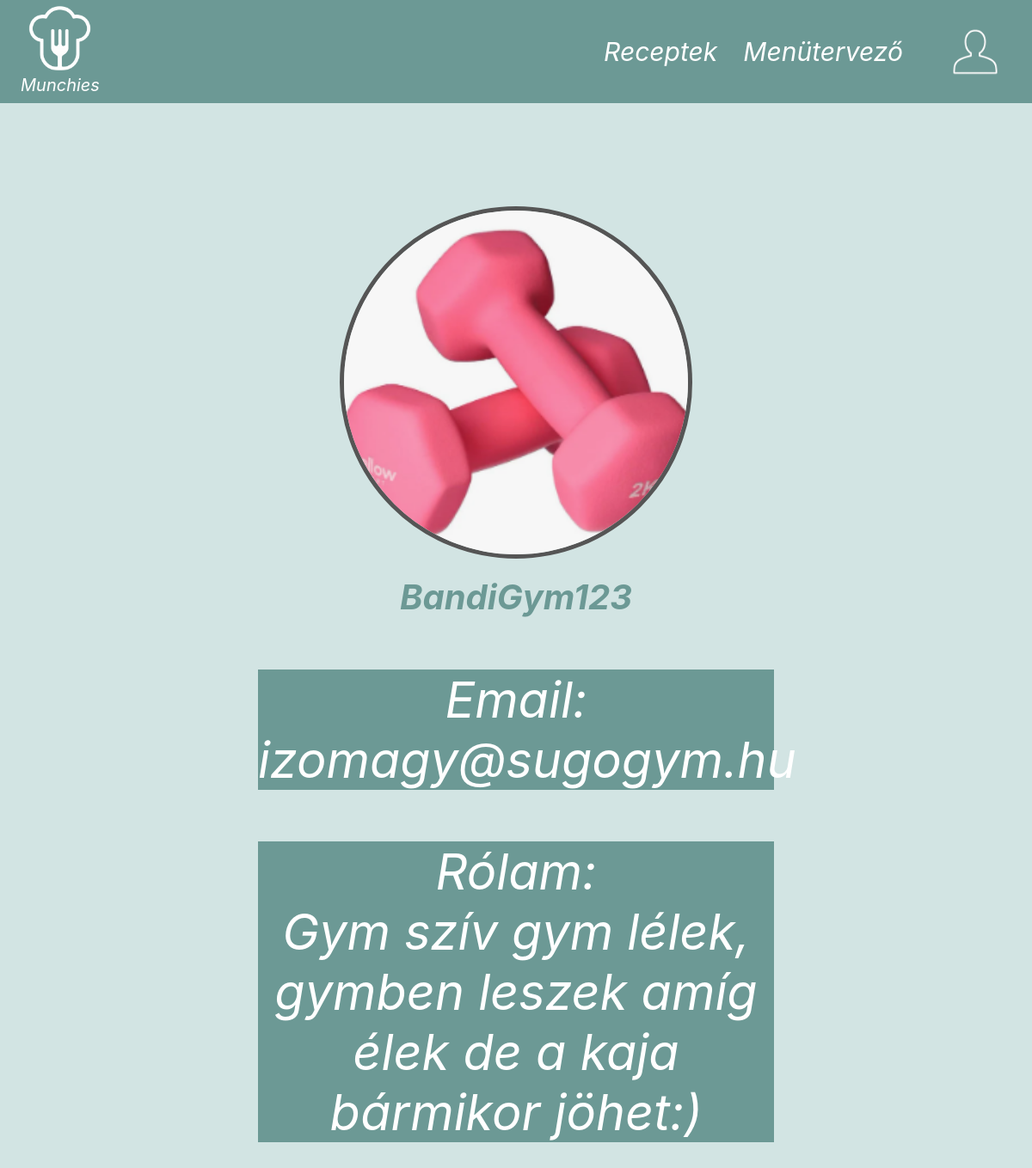
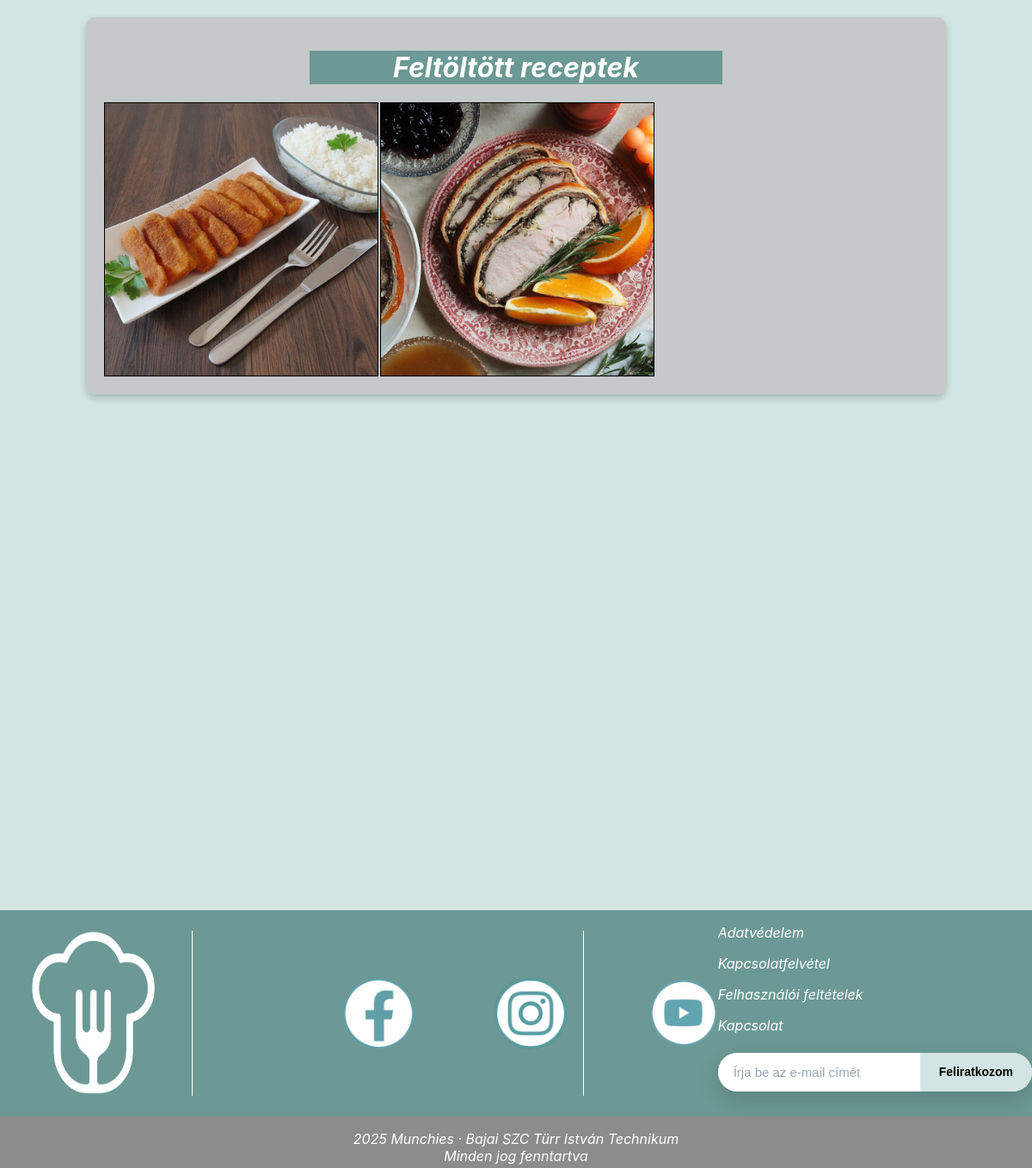
The page /masFelhasznalo/masFelhasznalo.php?id=5 on the database its author committed (2 pictures, top to bottom).
### tables this page shows
CREATE TABLE `users` (
  `id` int(11) NOT NULL,
  `username` varchar(255) NOT NULL,
  `email` varchar(255) NOT NULL,
  `password` varchar(255) NOT NULL,
  `display` varchar(50) NOT NULL,
  `profile_image_url` varchar(255) NOT NULL,
  `about_me` varchar(255) NOT NULL
);

CREATE TABLE `recipes` (
  `id` int(11) NOT NULL,
  `title` varchar(200) NOT NULL,
  `description` text DEFAULT NULL,
  `image_url` text DEFAULT NULL,
  `base_servings` int(11) NOT NULL DEFAULT 1,
  `created_at` timestamp NOT NULL DEFAULT current_timestamp(),
  `created_by` int(11) DEFAULT NULL,
  `time_minutes` int(11) DEFAULT NULL,
  `cost` varchar(50) DEFAULT NULL,
  `difficulty` varchar(50) DEFAULT NULL
);

### masFelhasznalo/masFelhasznalo.php (the view, shortened to what this page needs)
<?php
require_once "../database.php";
$userId = (int)($_GET["id"] ?? 0);
$sql = "SELECT username, email, profile_image_url, display, about_me FROM users WHERE id = ?";
$stmt = $conn->prepare($sql);
$stmt->bind_param("i", $userId);
$stmt->execute();
$result = $stmt->get_result();
$user = $result->fetch_assoc();
$stmt = mysqli_prepare($conn, "
    SELECT id, title, image_url
    FROM recipes
    WHERE created_by = ?
    ORDER BY created_at DESC
");
mysqli_stmt_bind_param($stmt, "i", $userId);
mysqli_stmt_execute($stmt);
$userRecipes = mysqli_stmt_get_result($stmt);
?>
<!DOCTYPE html>
<html lang="hu">
<head>
    <link rel="stylesheet" href="../header/header.css">
    <link rel="stylesheet" href="masFelhasznalo.css">
    <link rel="stylesheet" href="../footer/footer.css">
</head>
<body>
        <div class="profil_kep">
            <img src="<?= htmlspecialchars(!empty($user["profile_image_url"]) ? $user["profile_image_url"] : '../imgs/profil_kep-removebg-preview.png') ?>" alt="Profilkép" class="profile-picture">
            <h1><?= htmlspecialchars($user["display"] ?? $user["username"]) ?></h1>
            <p>Email:</p>
            <p id="masProfilEmail"><?= htmlspecialchars($user["email"]) ?></p>
            <p>Rólam:</p>
            <p id="masProfilRolam"><?= htmlspecialchars($user["about_me"] ?? "Nincs megadva.") ?></p>
        </div>
        <div class="receptek">
            <h2>Feltöltött receptek</h2>
            <?php if (mysqli_num_rows($userRecipes) > 0): ?>
                    <?php while ($row = mysqli_fetch_assoc($userRecipes)): ?>
                        <div class="img-wrapper">
                            <a class="kepLink" href="../recept_sema/recept.php?id=<?= (int)$row["id"] ?>">
                                <img class="kep" src="../imgs/<?= htmlspecialchars($row["image_url"]) ?>" alt="">
                            </a>
                        </div>
                    <?php endwhile; ?>
            <?php else: ?>
                <p id="nincsRecept">A felhasználónak még nincs feltöltött receptje.</p>
            <?php endif; ?>
        </div>
</body>
</html>

### header/header.css (style rules this page uses)
nav { height: 120px; background-color: #6C9995; display: flex; align-items: center; justify-content: space-between; color: white; font-style: italic; }
#bal_oldal_nav { margin-left: 2%; height: 90%; text-align: center; font-size: 20px; }
#jobb_oldal_nav { height: 90%; gap: 30px; display: flex; align-items: center; margin-right: 1%; }
#main_logo { height: 70%; }
nav p { margin: 0px; }
.nav_elem { font-size: 30px; height: min-content; justify-self: center; }
a { height: 100%; }
#icon { height: 100%; }
a { color: white; text-decoration: none; }

### masFelhasznalo/masFelhasznalo.css (style rules this page uses)
html { background-color: #D2E4E3; color: white; font-family: "Inter"; }
body { margin: 0; display: grid; grid-template-rows: auto 1fr auto; font-family: "Inter"; font-style: italic; background-image: url("../imgs/receptek_bg.jpg"); background-size: cover; background-repeat: no-repeat; }
.profil_kep img { width: 400px; height: 400px; border-radius: 50%; object-fit: cover; display: block; flex-shrink: 0; margin: auto; margin-top: 10%; border: #555 solid 5px; }
.profil_kep h1 { text-align: center; margin-top: 20px; font-size: 2.5em; color: #6C9995; }
.profil_kep p { text-align: center; margin-top: 10px; font-size: 3.6em; color: white; background-color: #6C9995; width: 50%; margin: auto; margin-top: 5%; }
#masProfilEmail, #masProfilRolam { margin: auto; margin-top: 0; }
.receptek { margin: 50px auto; width: 80%; background-color: rgba(196, 196, 196, 0.8); border-radius: 10px; padding: 20px; box-shadow: 0 4px 8px rgba(0, 0, 0, 0.2); display: table; }
.receptek h2 { text-align: center; color: white; width: 50%; margin: auto; margin-top: 2%; font-size: 2em; margin-bottom: 20px; background-color: #6C9995; }
.img-wrapper { position: relative; overflow: hidden; flex: 1; max-width: 33%; text-align: center; margin: 1px; width: 70%; float: left; border: #000000 solid 1.5px; }
.kepLink { display: block; text-decoration: none; color: inherit; }
.kepLink>img { display: block; width: 100%; aspect-ratio: 1/1; object-fit: cover; object-position: center; }

### footer/footer.css (style rules this page uses)
footer { height: 300px; margin-top: 250px; width: 100%; position:static; bottom: 0; color: white; }
#footerFelso { display: flex; background-color: #6C9995; height: 80%; width: 100%; margin-top: 300px; }
#footerAlso { height: 20%; }
#logo { padding: 0px 20px; height: 100%; vertical-align: top; }
#logoImg { height: 80%; width: 100%; margin-top: 15%; margin-left: 10%; }
#socialmedia { height: 100%; width: 40%; }
#imgsRow { height: 50%; display: flex; gap: 15%; }
#imgsRow>a>img { height: 100%; margin-left: 100%; margin-top: 50%; }
#jobboldal { right: 0; height: 100%; margin-left: 10%; }
#jobboldal a { text-decoration: none; color: white; }
#kapcsolat { height: 70%; width: 100%; }
#footerAlso { display: flex; background-color: #8C8C8C; text-align: center; justify-content: center; vertical-align: middle; }
.hirlevel { display: flex; max-width: 420px; width: 100%; background: #ffffff; border-radius: 999px; overflow: hidden; box-shadow: 0 10px 25px rgba(0, 0, 0, 0.15); margin: -5% auto; }
.hirlevel input { flex: 1; border: none; padding: 14px 18px; font-size: 15px; outline: none; }
.hirlevel input::placeholder { color: #9ca3af; }
.hirlevel button { border: none; background: #D2E4E3; color: #000; padding: 0 22px; font-size: 14px; font-weight: 600; cursor: pointer; transition: background 0.3s ease; }

### rows shown on the page
users: profile_image_url (picture), display "BandiGym123", email "izomagy@sugogym.hu", about_me "Gym szív gym lélek, gymben leszek amíg élek de a kaja bármikor jöhet:)"
recipes: image_url (picture)
recipes: image_url (picture)
